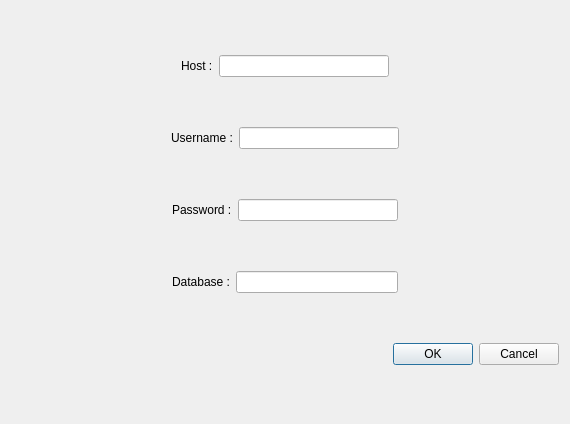
<?xml version="1.0" encoding="UTF-8"?>
<ui version="4.0">
 <class>Connexion</class>
 <widget class="QDialog" name="Connexion">
  <property name="geometry">
   <rect>
    <x>0</x>
    <y>0</y>
    <width>570</width>
    <height>424</height>
   </rect>
  </property>
  <property name="windowTitle">
   <string>Dialog</string>
  </property>
  <layout class="QVBoxLayout" name="verticalLayout">
   <item>
    <layout class="QHBoxLayout" name="horizontalLayout_4">
     <item>
      <spacer name="horizontalSpacer_5">
       <property name="orientation">
        <enum>Qt::Horizontal</enum>
       </property>
       <property name="sizeHint" stdset="0">
        <size>
         <width>40</width>
         <height>20</height>
        </size>
       </property>
      </spacer>
     </item>
     <item>
      <widget class="QLabel" name="label_3">
       <property name="text">
        <string>Host :</string>
       </property>
      </widget>
     </item>
     <item>
      <widget class="QLineEdit" name="lineEditHostname"/>
     </item>
     <item>
      <spacer name="horizontalSpacer_6">
       <property name="orientation">
        <enum>Qt::Horizontal</enum>
       </property>
       <property name="sizeHint" stdset="0">
        <size>
         <width>40</width>
         <height>20</height>
        </size>
       </property>
      </spacer>
     </item>
    </layout>
   </item>
   <item>
    <layout class="QHBoxLayout" name="horizontalLayout">
     <item>
      <spacer name="horizontalSpacer">
       <property name="orientation">
        <enum>Qt::Horizontal</enum>
       </property>
       <property name="sizeHint" stdset="0">
        <size>
         <width>40</width>
         <height>20</height>
        </size>
       </property>
      </spacer>
     </item>
     <item>
      <widget class="QLabel" name="label">
       <property name="text">
        <string>Username :</string>
       </property>
      </widget>
     </item>
     <item>
      <widget class="QLineEdit" name="lineEditUsername"/>
     </item>
     <item>
      <spacer name="horizontalSpacer_2">
       <property name="orientation">
        <enum>Qt::Horizontal</enum>
       </property>
       <property name="sizeHint" stdset="0">
        <size>
         <width>40</width>
         <height>20</height>
        </size>
       </property>
      </spacer>
     </item>
    </layout>
   </item>
   <item>
    <layout class="QHBoxLayout" name="horizontalLayout_3">
     <item>
      <spacer name="horizontalSpacer_3">
       <property name="orientation">
        <enum>Qt::Horizontal</enum>
       </property>
       <property name="sizeHint" stdset="0">
        <size>
         <width>40</width>
         <height>20</height>
        </size>
       </property>
      </spacer>
     </item>
     <item>
      <widget class="QLabel" name="label_2">
       <property name="text">
        <string>Password :</string>
       </property>
      </widget>
     </item>
     <item>
      <widget class="QLineEdit" name="lineEditPassword"/>
     </item>
     <item>
      <spacer name="horizontalSpacer_4">
       <property name="orientation">
        <enum>Qt::Horizontal</enum>
       </property>
       <property name="sizeHint" stdset="0">
        <size>
         <width>40</width>
         <height>20</height>
        </size>
       </property>
      </spacer>
     </item>
    </layout>
   </item>
   <item>
    <layout class="QHBoxLayout" name="horizontalLayout_5">
     <item>
      <spacer name="horizontalSpacer_8">
       <property name="orientation">
        <enum>Qt::Horizontal</enum>
       </property>
       <property name="sizeHint" stdset="0">
        <size>
         <width>40</width>
         <height>20</height>
        </size>
       </property>
      </spacer>
     </item>
     <item>
      <widget class="QLabel" name="label_4">
       <property name="text">
        <string>Database :</string>
       </property>
      </widget>
     </item>
     <item>
      <widget class="QLineEdit" name="lineEditDatabase"/>
     </item>
     <item>
      <spacer name="horizontalSpacer_7">
       <property name="orientation">
        <enum>Qt::Horizontal</enum>
       </property>
       <property name="sizeHint" stdset="0">
        <size>
         <width>40</width>
         <height>20</height>
        </size>
       </property>
      </spacer>
     </item>
    </layout>
   </item>
   <item>
    <widget class="QDialogButtonBox" name="buttonBox">
     <property name="orientation">
      <enum>Qt::Horizontal</enum>
     </property>
     <property name="standardButtons">
      <set>QDialogButtonBox::Cancel|QDialogButtonBox::Ok</set>
     </property>
    </widget>
   </item>
  </layout>
 </widget>
 <resources/>
 <connections>
  <connection>
   <sender>buttonBox</sender>
   <signal>accepted()</signal>
   <receiver>Connexion</receiver>
   <slot>accept()</slot>
   <hints>
    <hint type="sourcelabel">
     <x>248</x>
     <y>254</y>
    </hint>
    <hint type="destinationlabel">
     <x>157</x>
     <y>274</y>
    </hint>
   </hints>
  </connection>
  <connection>
   <sender>buttonBox</sender>
   <signal>rejected()</signal>
   <receiver>Connexion</receiver>
   <slot>reject()</slot>
   <hints>
    <hint type="sourcelabel">
     <x>316</x>
     <y>260</y>
    </hint>
    <hint type="destinationlabel">
     <x>286</x>
     <y>274</y>
    </hint>
   </hints>
  </connection>
 </connections>
</ui>
